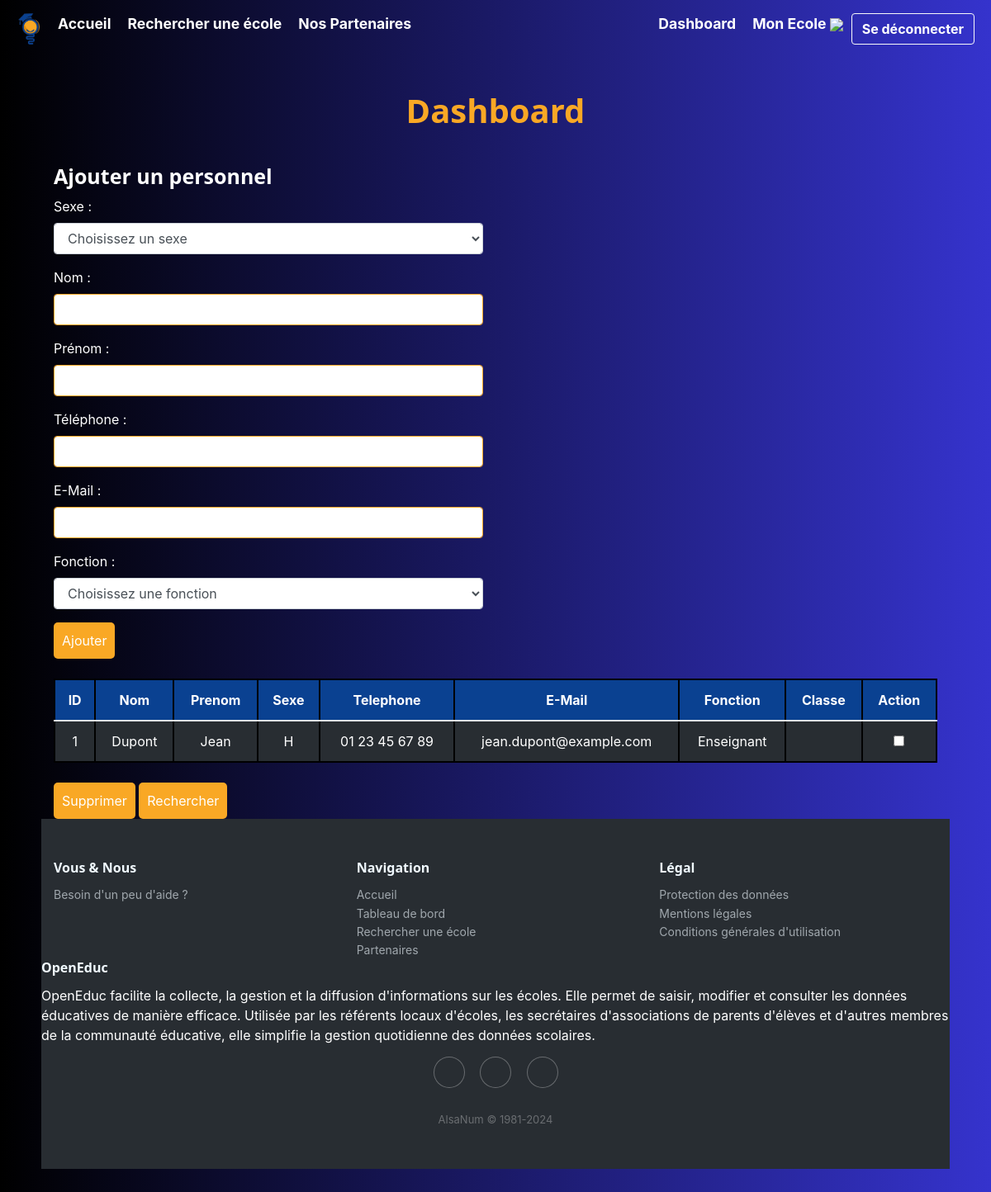
The app's page /dashboard/personnel (signed in) with its own data.
### tables this page shows
CREATE TABLE Personnel (
idPersonnel INTEGER PRIMARY KEY ,
Nom VARCHAR(50),
Prenom VARCHAR(50),
Sexe TEXT CHECK( Sexe IN ('H','F') ),
Telephone VARCHAR(15),
Email VARCHAR(255),
Fonction TEXT CHECK( Fonction IN ('Directeur','Enseignant','Correspondant Local APEA','Correspondant Local Mairie') ),
idEcole INT, -- Clé étrangère faisant référence à l'école à laquelle le personnel est rattaché
idClasse INT,
FOREIGN KEY (idEcole) REFERENCES Ecole(idEcole),
FOREIGN KEY (idClasse) REFERENCES Classe(idClasse)
);

### main.py (the view)
@app.route("/dashboard/personnel", methods=["POST", "GET"])
def referentPersonnel() :
    username = session.get("username")
    statut = session.get("statut")
    id = session.get("id")
    monEcole = chercher_monEcole(id)
    if request.method == "POST":
        submit_type = request.form.get('submit-type')
        data = request.form
        if submit_type == "Rechercher" :
            idPersonnel = data.get('idPersonnel')
            conn = sqlite3.connect(bdd_name).cursor().execute("""SELECT * FROM Personnel WHERE idPersonnel = ?
                                                              """, (idPersonnel,) )
            Personnel = conn.fetchall()[0]
            print(Personnel)
            print("aaaaaaaaaaaa",Personnel)
            data = request.form
            sexe = Personnel[3]
            nomPersonnel = Personnel[1]
            prenomPersonnel = Personnel[2]
            telephone = Personnel[4]
            email = Personnel[5]
            fonction = Personnel[6]
            print(Personnel)
            conn = sqlite3.connect(bdd_name).cursor().execute("""SELECT cycleScolaire FROM Ecole, Utilisateur WHERE Ecole.idEcole = Utilisateur.idEcole AND idUtilisateur = ?""", (id,))
            cycleScolaire = conn.fetchall()[0][0]
            conn = sqlite3.connect(bdd_name).cursor().execute("""SELECT idPersonnel, Nom, Prenom, Sexe, Telephone, Email, Fonction, idClasse FROM Personnel p JOIN Utilisateur u ON p.idEcole = u.idEcole WHERE p.idEcole = ?""", (monEcole,))
            personnels = conn.fetchall()
            conn.close()
            return render_template("views/dashboard/referentPersonnel.html",
                                   cycleScolaire = cycleScolaire, personnels = personnels, profs = chercher_profs(monEcole),
                                   affichage=True,
                                   idPersonnel=idPersonnel, sexe=sexe, nomPersonnel=nomPersonnel, prenomPersonnel=prenomPersonnel, telephone=telephone, email=email, fonction=fonction
                                   )
        if submit_type == 'Ajouter':
            print("\n\n AJOUT PERSONNEL \n\n")
            sexe = data.get('sexe')
            nomPersonnel = data.get('nomPersonnel')
            prenomPersonnel = data.get('prenomPersonnel')
            telephone = data.get('telephone')
            email = data.get('email')
            fonction = data.get('fonction')
            inserer_personnel(nomPersonnel, prenomPersonnel, sexe, telephone, email, fonction, monEcole)
            return redirect(request.url)
        if submit_type == 'Modifier' :
            print("\n\n MODIFICATION PERSONNEL \n\n")
            idPersonnel = data.get('idPersonnel')
            sexe = data.get('sexe')
            nomPersonnel = data.get('nomPersonnel')
            prenomPersonnel = data.get('prenomPersonnel')
            telephone = data.get('telephone')
            email = data.get('email')
            fonction = data.get('fonction')
            update_personnel(idPersonnel, sexe, nomPersonnel, prenomPersonnel, telephone, email, fonction)
            return redirect(request.url)
        if submit_type == 'Supprimer':
            print("\n\n SUPPRESSION PERSONNEL \n\n")
            idPersonnel = data.getlist('idPersonnel')
            print("idpersonnel",idPersonnel)
            supprimer_personnel(idPersonnel)
            return redirect(request.url)
    else :
        if username is not None and statut == 0 :
            conn = sqlite3.connect(bdd_name).cursor().execute("""
                                                              SELECT cycleScolaire
                                                              FROM Ecole, Utilisateur
                                                              WHERE Ecole.idEcole = Utilisateur.idEcole
                                                                AND idUtilisateur = ?""", (id,)
                                                            )
            cycleScolaire = conn.fetchall()[0][0]
            conn = sqlite3.connect(bdd_name).cursor().execute("""
                                                    SELECT idPersonnel, Nom, Prenom, Sexe, Telephone, Email, Fonction, idClasse
                                                    FROM Personnel p
                                                    JOIN Utilisateur u ON p.idEcole = u.idEcole
                                                    WHERE p.idEcole = ?""", (monEcole,)
                                                              )
            personnels = conn.fetchall()
            conn.close()
            return render_template("views/dashboard/referentPersonnel.html",
                                   cycleScolaire = cycleScolaire,
                                   personnels = personnels,
                                   profs = chercher_profs(monEcole)
                                   )
        return redirect(url_for('dashboard'))

### db_requetes.py (called while the page is built)
def chercher_monEcole(id_utilisteur) :
    conn = sqlite3.connect(bdd_name)
    cur = conn.cursor()
    res = cur.execute("SELECT idEcole FROM Utilisateur WHERE idUtilisateur = ?", (id_utilisteur,))
    monEcole = res.fetchall()
    print("Resultat requete :",monEcole)
    conn.close()
    return monEcole[0][0]

def chercher_profs(monEcole) :
    conn = sqlite3.connect(bdd_name)
    cur = conn.cursor()
    res = cur.execute("SELECT * FROM Personnel WHERE Fonction = 'Enseignant' AND idEcole = ?", (monEcole,))
    profs = res.fetchall()
    print("Resultat requete :",profs)
    conn.close()
    return profs

### templates/views/dashboard/referentPersonnel.html (shortened to what this page needs)
{% extends "base.html" %}
{% block css %}<link rel="stylesheet" href="{{ url_for('static', filename='css/dashboard.css') }}"></link>{% endblock %}
{% block content %}
<h1>Dashboard</h1>
<div class="container">
    <div class="row">
        <div class="col">
            <h3>Ajouter un personnel</h3>
            <form action="{{ url_for('referentPersonnel') }}" method="POST">
                <div class="form-group">
                    <label for="niveau">Sexe :</label>
                    <select class="form-control" name="sexe" id="sexe" required>
                        <option value="" disabled selected aria-required="true">Choisissez un sexe</option>
                    </select>
                </div>
                <div class="form-group">
                    <label for="nomPersonnel">Nom :</label>
                    <input class="form-control" type="text" name="nomPersonnel" id="nomPersonnel" required>
                </div>
                <div class="form-group">
                    <label for="prenomPersonnel">Prénom :</label>
                    <input class="form-control" type="text" name="prenomPersonnel" id="prenomPersonnel" required>
                </div>
                <div class="form-group">
                    <label for="telephone">Téléphone :</label>
                    <input class="form-control" type="text" name="telephone" id="telephone" required>
                </div>
                <div class="form-group">
                    <label for="email">E-Mail :</label>
                    <input class="form-control" type="text" name="email" id="email" required>
                </div>
                <div class="form-group">
                    <label for="fonction">Fonction :</label>
                    <select class="form-control" name="fonction" id="fonction" required>
                        <option value="" disabled selected aria-required="true">Choisissez une fonction</option>
                    </select>
                </div>
                <input type="submit" name="submit-type" value="Ajouter" style="width: max-content;">
            </form>
        </div>
        <div class="col">
    </div>
</div>
<br>
<form action="{{ url_for('referentPersonnel') }}" method="POST">
    <table class="table is-fullwidth">
        <thead>
            <tr>
                <th>ID</th>
                <th>Nom</th>
                <th>Prenom</th>
                <th>Sexe</th>
                <th>Telephone</th>
                <th>E-Mail</th>
                <th>Fonction</th>
                <th>Classe</th>
                <th>Action</th>
            </tr>
        </thead>
        <tbody>
            {% for personnel in personnels %}
                <tr>
                    <td value="personnel[0]">{{ personnel[0] }}</td>
                    <td value="personnel[0]">{{ personnel[1] }}</td>
                    <td value="personnel[0]">{{ personnel[2] }}</td>
                    <td value="personnel[0]">{{ personnel[3] }}</td>
                    <td value="personnel[0]">{{ personnel[4] }}</td>
                    <td value="personnel[0]">{{ personnel[5] }}</td>
                    <td value="personnel[0]">{{ personnel[6] }}</td>
                    <td value="personnel[0]">{{ personnel[7] if personnel[7] }}</td>
                    <td>
                        <input type="checkbox" name="idPersonnel" value="{{ personnel[0] }}" style="width: max-content;">
                    </td>
                </tr>
            {% endfor %}
        </tbody>
    </table>
    <br>
    <input type="submit" name="submit-type" value="Supprimer" style="width: max-content;">
    <input type="submit" name="submit-type" value="Rechercher" style="width: max-content;">
</form>
{% endblock %}

### static/css/style.css (style rules this page uses)
body { margin: 0; background: rgb(0,0,0); background: linear-gradient(90deg, rgba(0,0,0,1) 0%, rgba(53,51,205,1) 100%); color: white; }
h1,h2 { text-align: center; }
h1 { font-size: 40px; margin-bottom: 20px; color: #F9A825; font-weight: bold; font-family: 'Segoe UI', Tahoma, Geneva, Verdana, sans-serif; }
h3 { font-size: 25px; margin-top: 20px; margin-bottom: 10px; font-weight: bold; font-family: 'Segoe UI', Tahoma, Geneva, Verdana, sans-serif; }
label { color: white; }
select { width: 30%; padding: 10px; color: #F9A825; background-color: white; border: solid; border-color: #F9A825; border-width: 2px; border-radius: 5px; cursor: pointer; transition: background-color 0.3s ease; }
table { border: 2px solid #000; border-collapse: collapse; text-align: center; color: white; }
tr { background-color: #282d32; }
th { background-color: #0A4191; }
td, th { border: 2px solid #000; }
input[type="button"], input[type="submit"], input[type="checkbox"], form[type="button"] { width: 10%; padding: 10px; background-color: #F9A825; color: #fff; border: none; border-radius: 5px; cursor: pointer; transition: background-color 0.3s ease; }
input[type="text"], input[type="email"], input[type="password"] { border-color: #F9A825; }

### static/css/dashboard.css (style rules this page uses)
.table { margin-bottom: 0; }

### records on screen
Personnel: idPersonnel "1", Nom "Dupont", Prenom "Jean", Sexe "H", Telephone "01 23 45 67 89", Email "jean.dupont@example.com", Fonction "Enseignant"
